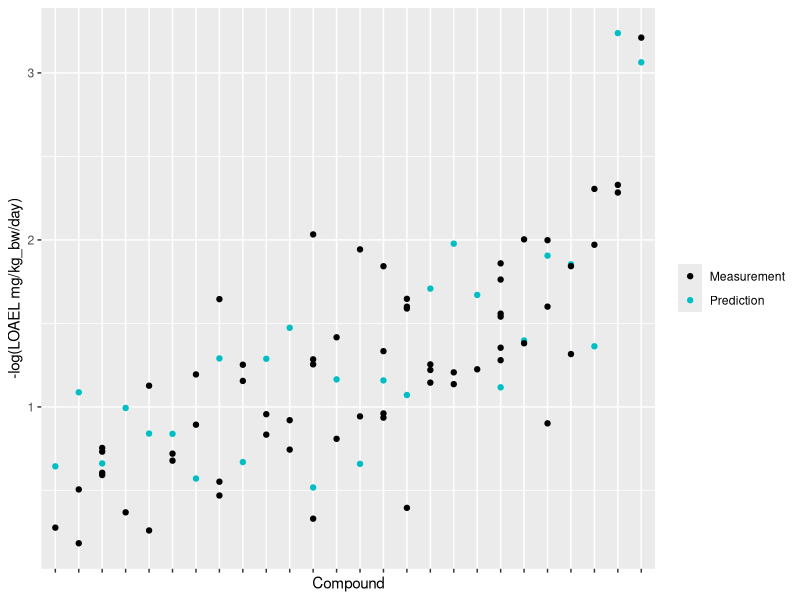

Write the R code that produced this figure.
#!/usr/bin/Rscript

library(ggplot2)

data = read.csv("data/predictions-measurements.csv",header=T)
data$SMILES <- reorder(data$SMILES,data$LOAEL)
img <- ggplot(data, aes(SMILES,LOAEL,ymin = min(LOAEL), ymax=max(LOAEL),color=Origin))
img <- img + ylab('-log(LOAEL mg/kg_bw/day)') + xlab('Compound') + theme(axis.text.x = element_blank()) + theme(legend.title=element_blank())
img <- img + geom_point() + scale_color_manual(values=c("#000000", "#00BFC4", "#F8766D"))

ggsave(file='figures/test-prediction.pdf', plot=img,width=12, height=8)
